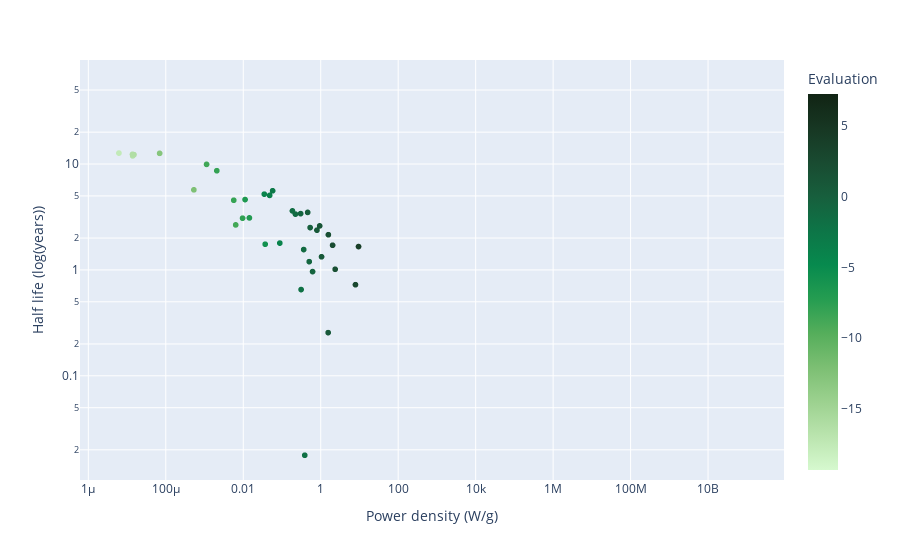

Notebook source saved alongside this figure:
### Code cell
px.scatter(power_density_df, x = 'Power density (W/g)', y = 'Half life (log(years))',
color = 'Evaluation', hover_name = 'Isotope', log_y = True, log_x = True,
color_continuous_scale = 'algae')

### Figure 1 — Plotly figure (JSON) as saved in the notebook; plotly's stock layout.template omitted (floating-point values rounded to 4 significant figures; data arrays with more than 128 entries replaced by an {"elided": "..."} marker saying what was removed)
{"data": [{"hovertemplate": "<b>%{hovertext}</b><br><br>Power density (W/g)=%{x}<br>Half life (log(years))=%{y}<br>Evaluation=%{marker.color}<extra></extra>", "hovertext": {"elided": "3558 str values"}, "legendgroup": "", "marker": {"color": {"elided": "3558 float values"}, "coloraxis": "coloraxis", "symbol": "circle"}, "mode": "markers", "name": "", "showlegend": false, "type": "scattergl", "x": {"elided": "3558 mixed values"}, "xaxis": "x", "y": {"elided": "3558 float values"}, "yaxis": "y"}], "layout": {"coloraxis": {"colorbar": {"title": {"text": "Evaluation"}}, "colorscale": [[0, "rgb(214, 249, 207)"], [0.09091, "rgb(186, 228, 174)"], [0.1818, "rgb(156, 209, 143)"], [0.2727, "rgb(124, 191, 115)"], [0.3636, "rgb(85, 174, 91)"], [0.4545, "rgb(37, 157, 81)"], [0.5455, "rgb(7, 138, 78)"], [0.6364, "rgb(13, 117, 71)"], [0.7273, "rgb(23, 95, 61)"], [0.8182, "rgb(25, 75, 49)"], [0.9091, "rgb(23, 55, 35)"], [1, "rgb(17, 36, 20)"]]}, "legend": {"tracegroupgap": 0}, "margin": {"t": 60}, "xaxis": {"anchor": "y", "domain": [0, 1], "title": {"text": "Power density (W/g)"}, "type": "log"}, "yaxis": {"anchor": "x", "domain": [0, 1], "title": {"text": "Half life (log(years))"}, "type": "log"}}}
